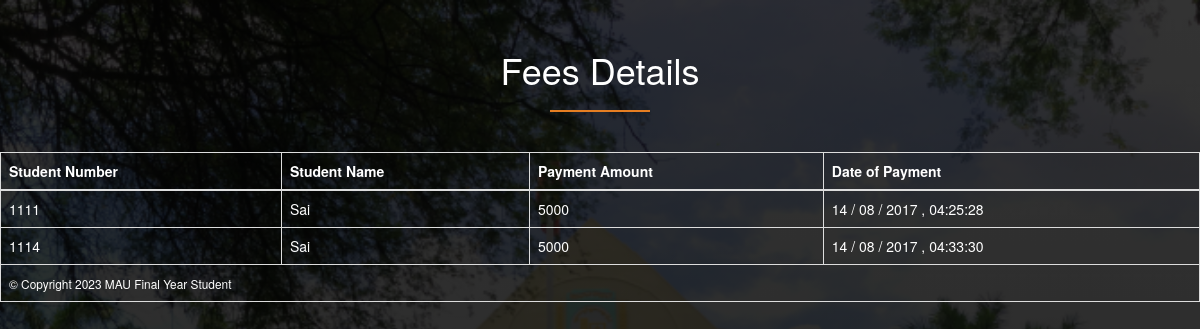
Before: /admin/viewfee.php with the older database file.
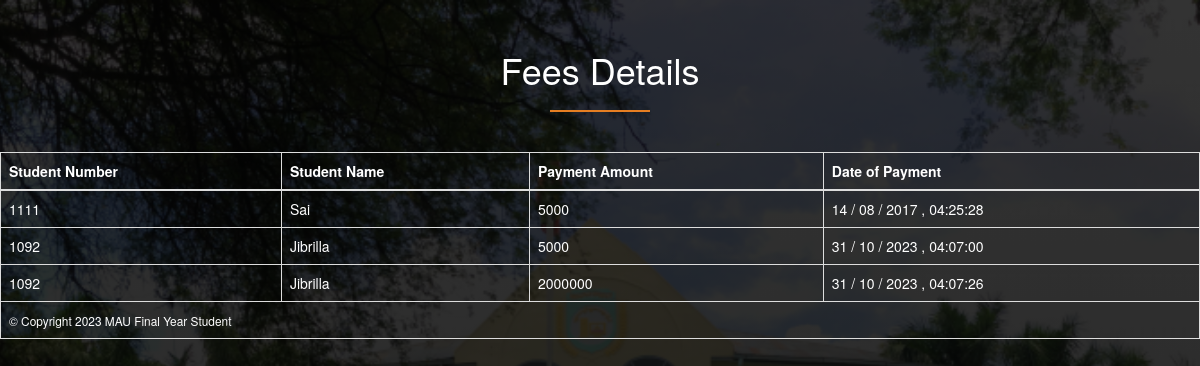
After: the same page with the newer database file.
### tables this page shows
CREATE TABLE `student` (
  `studno` varchar(45) NOT NULL,
  `name` varchar(45) NOT NULL,
  `fathername` varchar(45) DEFAULT NULL,
  `courseyr` varchar(45) DEFAULT NULL,
  `academicyr` varchar(45) DEFAULT NULL,
  `address` varchar(45) DEFAULT NULL,
  `phno` varchar(45) DEFAULT NULL,
  `email` varchar(45) DEFAULT NULL,
  `balance` varchar(45) DEFAULT NULL,
  `stay` varchar(10) NOT NULL,
  `password` varchar(30) NOT NULL,
  `proposted` varchar(10) DEFAULT NULL,
  `allocate` varchar(10) NOT NULL
);

CREATE TABLE `fee` (
  `studno` varchar(45) DEFAULT NULL,
  `amount` varchar(45) DEFAULT NULL,
  `date` varchar(45) DEFAULT NULL
);

### admin/viewfee.php (the view, shortened to what this page needs)
<!DOCTYPE html>
<html>
<head>
	 <link rel="stylesheet" type="text/css" href="../stylecss/viewfeeStyle.css">
	<link rel="stylesheet" type="text/css" href="../bootstrap-3.3.7-dist/css/bootstrap-theme.min.css">
    <link rel="stylesheet" type="text/css" href="../bootstrap-3.3.7-dist/css/bootstrap.min.css">
    <link rel="stylesheet" type="text/css" href="../font-awesome-4.7.0/css/font-awesome.min.css">
</head>
<body>
    <h1 class="text-center">Fees Details </h1>
     <div class="table-responsive">
         <table border="1" class="table table-bordered table-hover ">
          <thead>
             <tr>
                 <th>Student Number</th>
                 <th>Student Name</th>
                 <th>Payment Amount</th>
                 <th>Date of Payment</th>
               </tr>
          </thead>
           <tbody>
              <?php
              include("confs/config.php");
              $results = mysqli_query($conn, "SELECT student.studno, student.name, fee.amount, fee.date from student , fee where student.studno = fee.studno");
              while ($row = mysqli_fetch_array($results)) {
              ?>
                <tr class="tablerow">
                 <td><?php echo $row['studno']?></td>
                 <td><?php echo $row['name']?></td>
                 <td><?php echo $row['amount']?></td>
                 <td><?php echo $row['date']?></td>
               </tr>
               <?php
              }
              ?>
           </tbody>
           <tfoot>
               <td colspan="8"><small>&copy; Copyright 2023 MAU Final Year Student</small></td>
           </tfoot>
         </table>
         </div>
</body>
</html>

### stylecss/viewfeeStyle.css (style rules this page uses)
* { margin: 0; padding: 0; }
body { font-family: tarhoma; background-image: linear-gradient(rgba(0,0,0,0.8),rgba(0,0,0,0.85)), url(../images/schoolbg.png); background-position: center; background-repeat: no-repeat; background-attachment: fixed; background-size: cover; }
h1 { color: #FFFFFF; }
.text-center { margin-top: 50px; color: #FFFFFF; }
h1:after { width: 100px; height: 2px; background-color: #e67e22; display: block; content: " "; margin: 0 auto; margin-top: 20px; margin-bottom: 40px; }
.table { color: #FFFFFF; }

Changed rows visible on the page:
removed student: studno "1114", name "Sai", fee.amount "5000", fee.date "14 / 08 / 2017 , 04:33:30"
added student: studno "1092", name "Jibrilla", fee.amount "5000", fee.date "31 / 10 / 2023 , 04:07:00", fee.amount "2000000", fee.date "31 / 10 / 2023 , 04:07:26"
